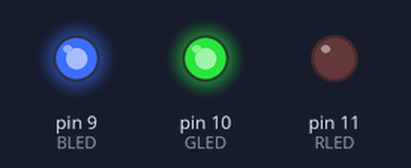
Recording of a sketch running on a simulated Arduino Uno, built with avr-gcc and run on an emulated ATmega328P. Parts: output pins drawn as LEDs (lit = HIGH).

Above: at 0.1 s.
At 25.1 s:
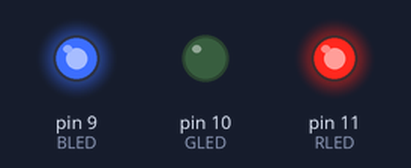
Timing chart, 0 to 40.0 s (numbered marks = the images above):
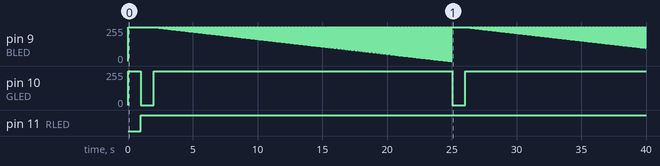

Measured:
- by itself, pin 11 (RLED): LOW → HIGH at 1.0 s
- by itself, pin 10 (GLED): 0/255 → 255/255 at 0.00 s, → 0/255 1.0 s later, → 255/255 1.0 s later, → 0/255 23.1 s later, … (314 changes in this stretch)

The sketch:

TodosLosColores.ino
```cpp
const int BLED=9;    // LED AZUL
const int GLED=10;   //LED VERDE
const int RLED=11;   //LED ROJO


void setup() {
  // put your setup code here, to run once:

  pinMode (BLED, OUTPUT); // Set Blue LED as Output
  pinMode (GLED, OUTPUT); // Set Green LED as Outout
  pinMode (RLED, OUTPUT); // Set Red LED as Output
 }


void loop()
{

 for(int i=255; i>=0;i--)
 {

    analogWrite(RLED, 0);
    analogWrite(GLED, 255);
    analogWrite(BLED, 255);
    delay(1000);

  for(int j=255; j>=0;j--)
  {
    analogWrite(RLED, 255);
    analogWrite(GLED, 0);
    analogWrite(BLED, 255);
    delay(1000);

    for(int k=255; k>=0;k--)
    {
    analogWrite(RLED, i);
    analogWrite(GLED, j);
    analogWrite(BLED, k);
    delay(50);
    analogWrite(RLED, 255);
    analogWrite(GLED, 255);
    analogWrite(BLED, 255);
    delay(40);
    /*delay(5000);
     analogWrite(RLED, i);
    delay(5000);
    analogWrite(GLED, i);
    delay(5000);
    analogWrite(BLED, i);*/


    }
  }
 }


    analogWrite(RLED, 0);
    analogWrite(GLED, 255);
    analogWrite(BLED, 255);
    delay(1000);
}
```
